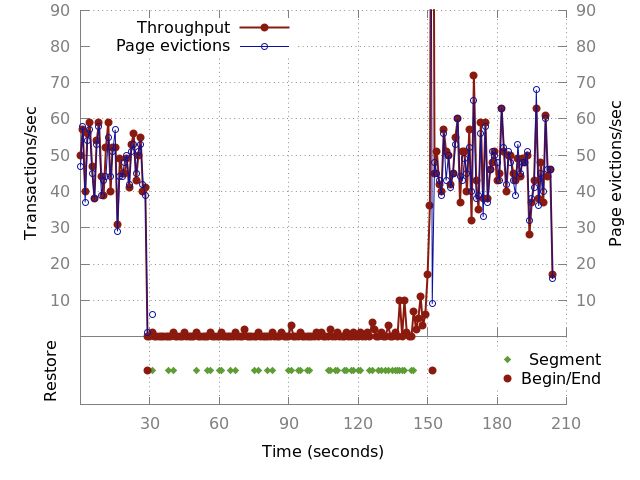

Write gnuplot code to recreate this figure.
set terminal pngcairo dashed
set output "plot.png"

set style line 11 lc rgb '#808080' lt 1
set border 3 back ls 11
set style line 12 lc rgb '#444444' lt 0 lw 1
set grid back ls 12
set style line 1 lc rgb '#8b1a0e' lt 1 lw 2 pt 7 ps 1 #red
set style line 2 lc rgb '#0c119c' lt 1 lw 1 pt 6 ps 1 #blue
set style line 3 lc rgb '#5e9c36' lt 1 lw 1 pt 13 ps 1 #green
set style fill transparent solid 0.2 border

set multiplot layout 2,1
set lmargin 8
set rmargin 1

set bmargin at screen 0.3
set tmargin at screen 0.98

set key left top

# FIRST PLOT (Throughput)
set size 0.90,0.6
set xtics mirror 30,30 format " "
set ytics 10,10 nomirror
set yrange [0:90]
set ylabel "Transactions/sec"
set format y "%.0s"
set y2tics 10,10 nomirror
set y2label "Page evictions/sec"
set format y2 "%.0s"
unset mytics

plot file using (column(0)):($1/1) with linespoints ls 1 t "Throughput", \
    "" using (column(0)):($5 > 0 ? ($5/1) : (1/0)) with linespoints ls  2 t "Page evictions"

set key at 170,1.3  opaque reverse width -3

set bmargin 4
set tmargin 0
# SECOND PLOT (Page read/write)
set size 0.9,0.3
set xtics nomirror 30,30 format "%.0f"
set xlabel "Time (seconds)"

set ytics format ""
set ylabel "Restore"
set yrange [0.5:1.5]
set y2tics format ""
set y2label ""

plot file using (column(0)):3 with points ls 3 t "Segment", \
   "" using (column(0)):2 with points ls 1 t "Begin/End", \
   "" using (column(0)):4 with points ls 1 t ""

